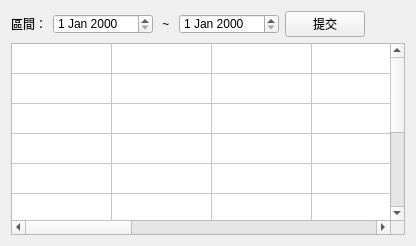
      <widget class="QWidget" name="tab_3">
       <attribute name="title">
        <string>三大法人</string>
       </attribute>
       <layout class="QVBoxLayout" name="verticalLayout_5">
        <item>
         <layout class="QHBoxLayout" name="horizontalLayout_7">
          <item>
           <widget class="QLabel" name="label_17">
            <property name="text">
             <string>區間：</string>
            </property>
           </widget>
          </item>
          <item>
           <widget class="QDateEdit" name="dateEdit_3">
            <property name="minimumSize">
             <size>
              <width>100</width>
              <height>20</height>
             </size>
            </property>
            <property name="maximumSize">
             <size>
              <width>100</width>
              <height>20</height>
             </size>
            </property>
           </widget>
          </item>
          <item>
           <widget class="QLabel" name="label_18">
            <property name="sizePolicy">
             <sizepolicy hsizetype="Fixed" vsizetype="Fixed">
              <horstretch>0</horstretch>
              <verstretch>0</verstretch>
             </sizepolicy>
            </property>
            <property name="text">
             <string> ~ </string>
            </property>
           </widget>
          </item>
          <item>
           <widget class="QDateEdit" name="dateEdit_4">
            <property name="minimumSize">
             <size>
              <width>100</width>
              <height>20</height>
             </size>
            </property>
            <property name="maximumSize">
             <size>
              <width>100</width>
              <height>20</height>
             </size>
            </property>
           </widget>
          </item>
          <item>
           <widget class="QPushButton" name="pushButton_5">
            <property name="text">
             <string>提交</string>
            </property>
           </widget>
          </item>
          <item>
           <spacer name="horizontalSpacer_7">
            <property name="orientation">
             <enum>Qt::Horizontal</enum>
            </property>
            <property name="sizeHint" stdset="0">
             <size>
              <width>40</width>
              <height>20</height>
             </size>
            </property>
           </spacer>
          </item>
         </layout>
        </item>
        <item>
         <layout class="QVBoxLayout" name="verticalLayout_4">
          <item>
           <widget class="QTableWidget" name="tableWidget_2">
            <property name="rowCount">
             <number>10</number>
            </property>
            <property name="columnCount">
             <number>10</number>
            </property>
            <attribute name="horizontalHeaderVisible">
             <bool>false</bool>
            </attribute>
            <attribute name="verticalHeaderVisible">
             <bool>false</bool>
            </attribute>
            <attribute name="verticalHeaderMinimumSectionSize">
             <number>30</number>
            </attribute>
            <row/>
            <row/>
            <row/>
            <row/>
            <row/>
            <row/>
            <row/>
            <row/>
            <row/>
            <row/>
            <column/>
            <column/>
            <column/>
            <column/>
            <column/>
            <column/>
            <column/>
            <column/>
            <column/>
            <column/>
           </widget>
          </item>
         </layout>
        </item>
       </layout>
      </widget>
